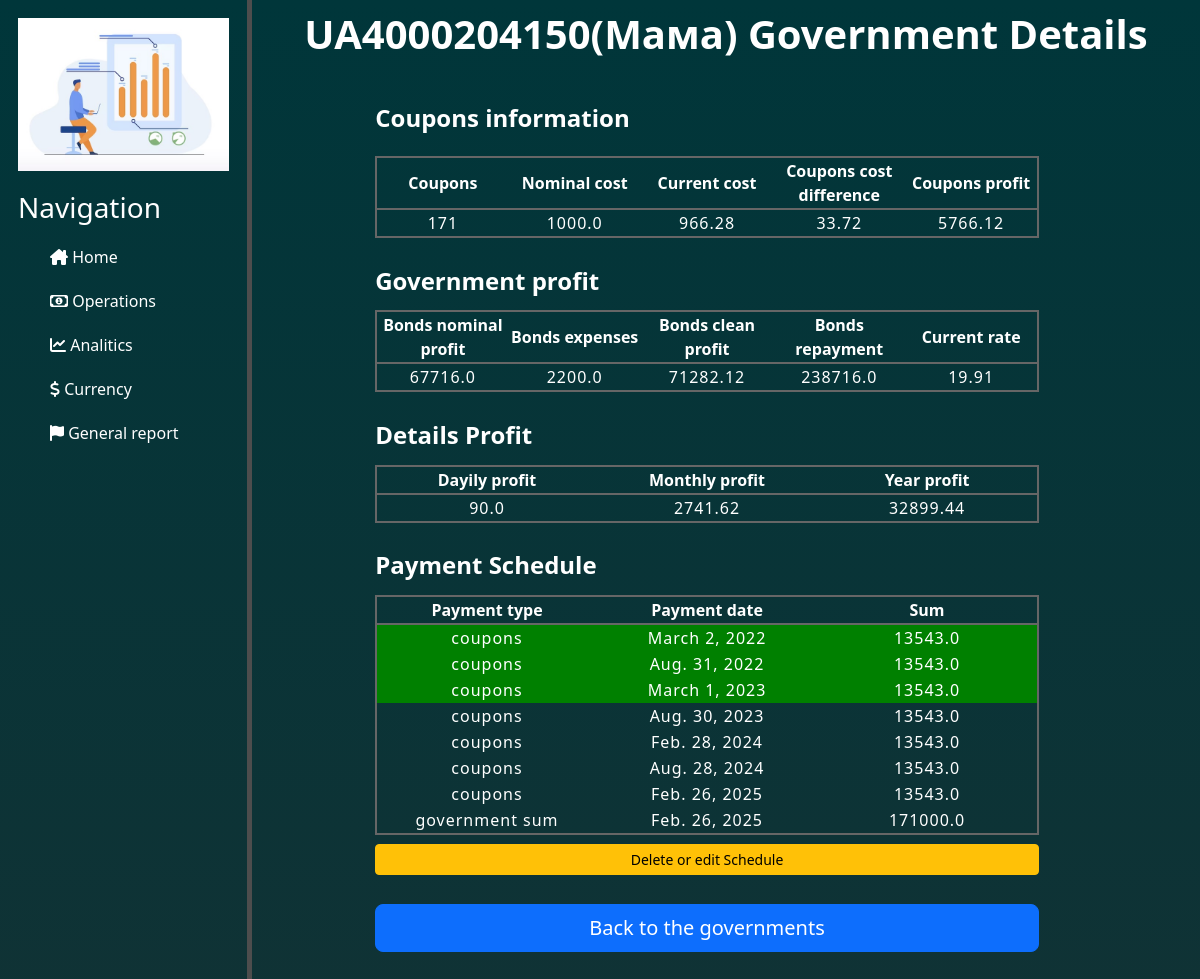
The page /governments/government_details/48/ on the database its author committed.
### governments/models.py (models this page shows)
class Governments(BaseTableForProducts):
    class Meta:
        db_table = 'governments'
    type_gv = models.CharField(null=False, max_length=3, blank=False, choices=select_type_gv)    # Тип ОВДП = YTM/SIM
    coupons = models.IntegerField()               # Кількість придбаних купонів
    coupons_nominal_cost = models.FloatField()    # Номінальна вартість купона
    coupons_current_cost = models.FloatField()    # Фактична(по якій придбав) купон
    bonds_repayment_nominal = models.FloatField() # Загальна виплата по ОВДП згідно номіналу (купони + %)
    bonds_expenses = models.FloatField()          # Витрати на обслуговування ОВДП

class GovernmentExtendedIndicators(models.Model):
    class Meta:
        db_table = 'governments_extended_indicators'
    current_rate = models.FloatField()
    bonds_nominal_profit = models.FloatField()    # Номінальний дохід
    bonds_income = models.FloatField()
    coupons_cost_difference = models.FloatField() # Різниця вартості купонів між номінальною і фактичною.
    coupons_profit = models.FloatField()          # Купонний дохід/збиток
    government = models.ForeignKey(Governments, on_delete=models.CASCADE,
                                   related_name='governments_extended_indicators')

class GovernmentIndicators(BaseTableForIndicators):
    class Meta:
        db_table = 'governments_indicators'
    government = models.ForeignKey(Governments, on_delete=models.CASCADE,
                                   related_name='governments_indicators')

class PaymentSchedule(models.Model):
    class Meta:
        db_table = 'payments_schedule'
    payment_type = models.CharField(null=False, max_length=30, blank=False, choices=select_type_payment)
    payment_date = models.DateField()  # Дата виплати
    payment_sum = models.FloatField()  # Сума виплати
    government = models.ForeignKey(Governments, on_delete=models.CASCADE, related_name='payments_schedule')

### governments/views.py (the view)
# urls.py: path('government_details/<int:government_id>/', views.government_details, name='government_details'),
def government_details(request, government_id):
    government = Governments.objects.get(id=government_id)
    return render(request, 'governments/government_details.html', {'government': government})

### governments/templates/governments/government_details.html (shortened to what this page needs)
{% extends 'main/layout.html' %}
{% block content %}
    <div class="block_information_about_deposits">
        <div class="title">
                <h1><b> {{ government.name }} Government Details </b></h1>
        </div>
        {% if government %}
            <div class="block_deposits_report">
                <div class="title_details_governments">
                    <h4><b>  Coupons information </b></h4>
                </div>
                <table class="table_deposits_report">
                    <tr>
                        <th> Coupons </th>
                        <th> Nominal cost </th>
                        <th> Current cost </th>
                        <th> Coupons cost difference </th>
                        <th> Coupons profit </th>
                    </tr>
                    <tr>
                        <td>{{ government.coupons }}</td>
                        <td>{{ government.coupons_nominal_cost }}</td>
                        <td>{{ government.coupons_current_cost }} </td>
                        {% for extend_indicator in government.governments_extended_indicators.all %}
                            <td>{{ extend_indicator.coupons_cost_difference }}</td>
                            <td>{{ extend_indicator.coupons_profit }}</td>
                        {% endfor %}
                    </tr>
                </table>
            </div>
            <div>
                <div class="title_details_governments">
                    <h4><b>  Government profit </b></h4>
                </div>
                {% for indicator in government.governments_extended_indicators.all %}
                    <table class="table_deposits_report">
                        <tr>
                            <th> Bonds nominal profit </th>
                            <th> Bonds expenses </th>
                            <th> Bonds clean profit </th>
                            <th> Bonds repayment </th>
                            <th> Current rate </th>
                        </tr>
                        <tr>
                            <td>{{ indicator.bonds_nominal_profit }} </td>
                            <td>{{ government.bonds_expenses }} </td>
                            <td>{{ indicator.bonds_income }} </td>
                            <td>{{ government.bonds_repayment_nominal }} </td>
                            <td>{{ indicator.current_rate }} </td>
                        </tr>
                    </table>
                {% endfor %}
            </div>
            <div class="block_table_deposits_report">
                <div class="title_details_governments">
                    <h4><b>  Details Profit </b></h4>
                </div>
                <table class="table_deposits_report">
                    <tr>
                        <th> Dayily profit </th>
                        <th> Monthly profit </th>
                        <th> Year profit </th>
                    </tr>
                    {% for indicator in government.governments_indicators.all %}
                        <tr>
                            <td> {{ indicator.dayily_profit }}</td>
                            <td> {{ indicator.month_profit }}</td>
                            <td> {{ indicator.year_profit }}</td>
                        </tr>
                    {% endfor %}
                </table>
            </div>
            {% if government.payments_schedule.all %}
                <div class="block_table_deposits_report">
                    <div class="title_details_governments">
                        <h4><b>  Payment Schedule </b></h4>
                    </div>
                    <table class="table_deposits_report">
                        <tr>
                            <th scope="col"> Payment type </th>
                            <th scope="col"> Payment date</th>
                            <th> Sum </th>
                        </tr>
                        {% for element in government.payments_schedule.all %}
                            <tr>
                                <td class="government-type-cell">{{ element.payment_type }}</td>
                                <td class="government-date-cell">{{ element.payment_date }}</td>
                                <td class="government-payment-cell">{{ element.payment_sum }} </td>
                            </tr>
                        {% endfor %}
                    </table>
                    <button type="button" name="submit_btn" class="btn btn-warning btn-sm btn-delete-edit-schedule"
                            onclick="window.location.href ='{% url 'add_schedule' government_id=government.id %}'">
                            Delete or edit Schedule
                    </button>
                </div>
            {% endif %}
        {% endif %}
        <div class="div_buttons_add_schedule">
            <button type="submit" name="submit_and_redirect" class="btn btn-primary btn-lg btn-schedule-back-gov"
                    onclick="window.location.href ='{% url 'general_information_on_governments' %}'"> Back to the governments
            </button>
        </div>
    </div>
{% endblock %}

### main/static/main/css/home.css (style rules this page uses)
body { background: linear-gradient(#00363a,#2c2c2c); color: white; }

### operations/static/operations/css/operations.css (style rules this page uses)
.title { text-align: center; padding: 10px; }
.block_information_about_deposits { display: flex; flex-direction: column; }
.block_deposits_report { display: flex; flex-direction: column; }
.table_deposits_report { table-layout: fixed; margin-left: 13%; margin-top: 15px; margin-right: 10px; width: 70%; border: 2px solid #666666; }
.table_deposits_report th { text-align: center; border: #666666; border-bottom: 2px solid #666666; }
.table_deposits_report td { text-align: center; letter-spacing: 1px; }
.table_deposits_report td { letter-spacing: 1px; }
.table_deposits_report th:nth-child(1) { text-align: center; }
.table_deposits_report td:nth-child(1) { width: 25%; text-align: center; }
.table_deposits_report td:nth-child(2) { width: 25%; text-align: center; }
.table_deposits_report td:nth-child(3) { width: 25%; text-align: center; }
.table_deposits_report td:nth-child(4) { width: 25%; text-align: center; }

### governments/static/governments/css/add_schedule.css (style rules this page uses)
.div_buttons_add_schedule { display: flex; flex-direction: column; }

### governments/static/governments/css/government_details.css (style rules this page uses)
.title_details_governments { margin-left: 13%; margin-top: 3%; }
.btn-schedule-back-gov { margin-left: 13%; width: 70%; margin-top: 3%; margin-bottom: 3%; }
.btn-delete-edit-schedule { margin-left: 13%; margin-top: 1%; width: 70%; }

### rows shown on the page
Governments: name "UA4000204150(Мама)", coupons "171", coupons_nominal_cost "1000.0", coupons_current_cost "966.28", bonds_expenses "2200.0", bonds_repayment_nominal "238716.0"
GovernmentExtendedIndicators: coupons_cost_difference "33.72", coupons_profit "5766.12", bonds_nominal_profit "67716.0", bonds_income "71282.12", current_rate "19.91"
GovernmentIndicators: dayily_profit "90.0", month_profit "2741.62", year_profit "32899.44"
PaymentSchedule: payment_type "coupons", payment_date "March 2, 2022", payment_sum "13543.0"
PaymentSchedule: payment_type "coupons", payment_date "Aug. 31, 2022", payment_sum "13543.0"
PaymentSchedule: payment_type "coupons", payment_date "March 1, 2023", payment_sum "13543.0"
PaymentSchedule: payment_type "coupons", payment_date "Aug. 30, 2023", payment_sum "13543.0"
PaymentSchedule: payment_type "coupons", payment_date "Feb. 28, 2024", payment_sum "13543.0"
PaymentSchedule: payment_type "coupons", payment_date "Aug. 28, 2024", payment_sum "13543.0"
PaymentSchedule: payment_type "coupons", payment_date "Feb. 26, 2025", payment_sum "13543.0"
PaymentSchedule: payment_type "government sum", payment_date "Feb. 26, 2025", payment_sum "171000.0"
